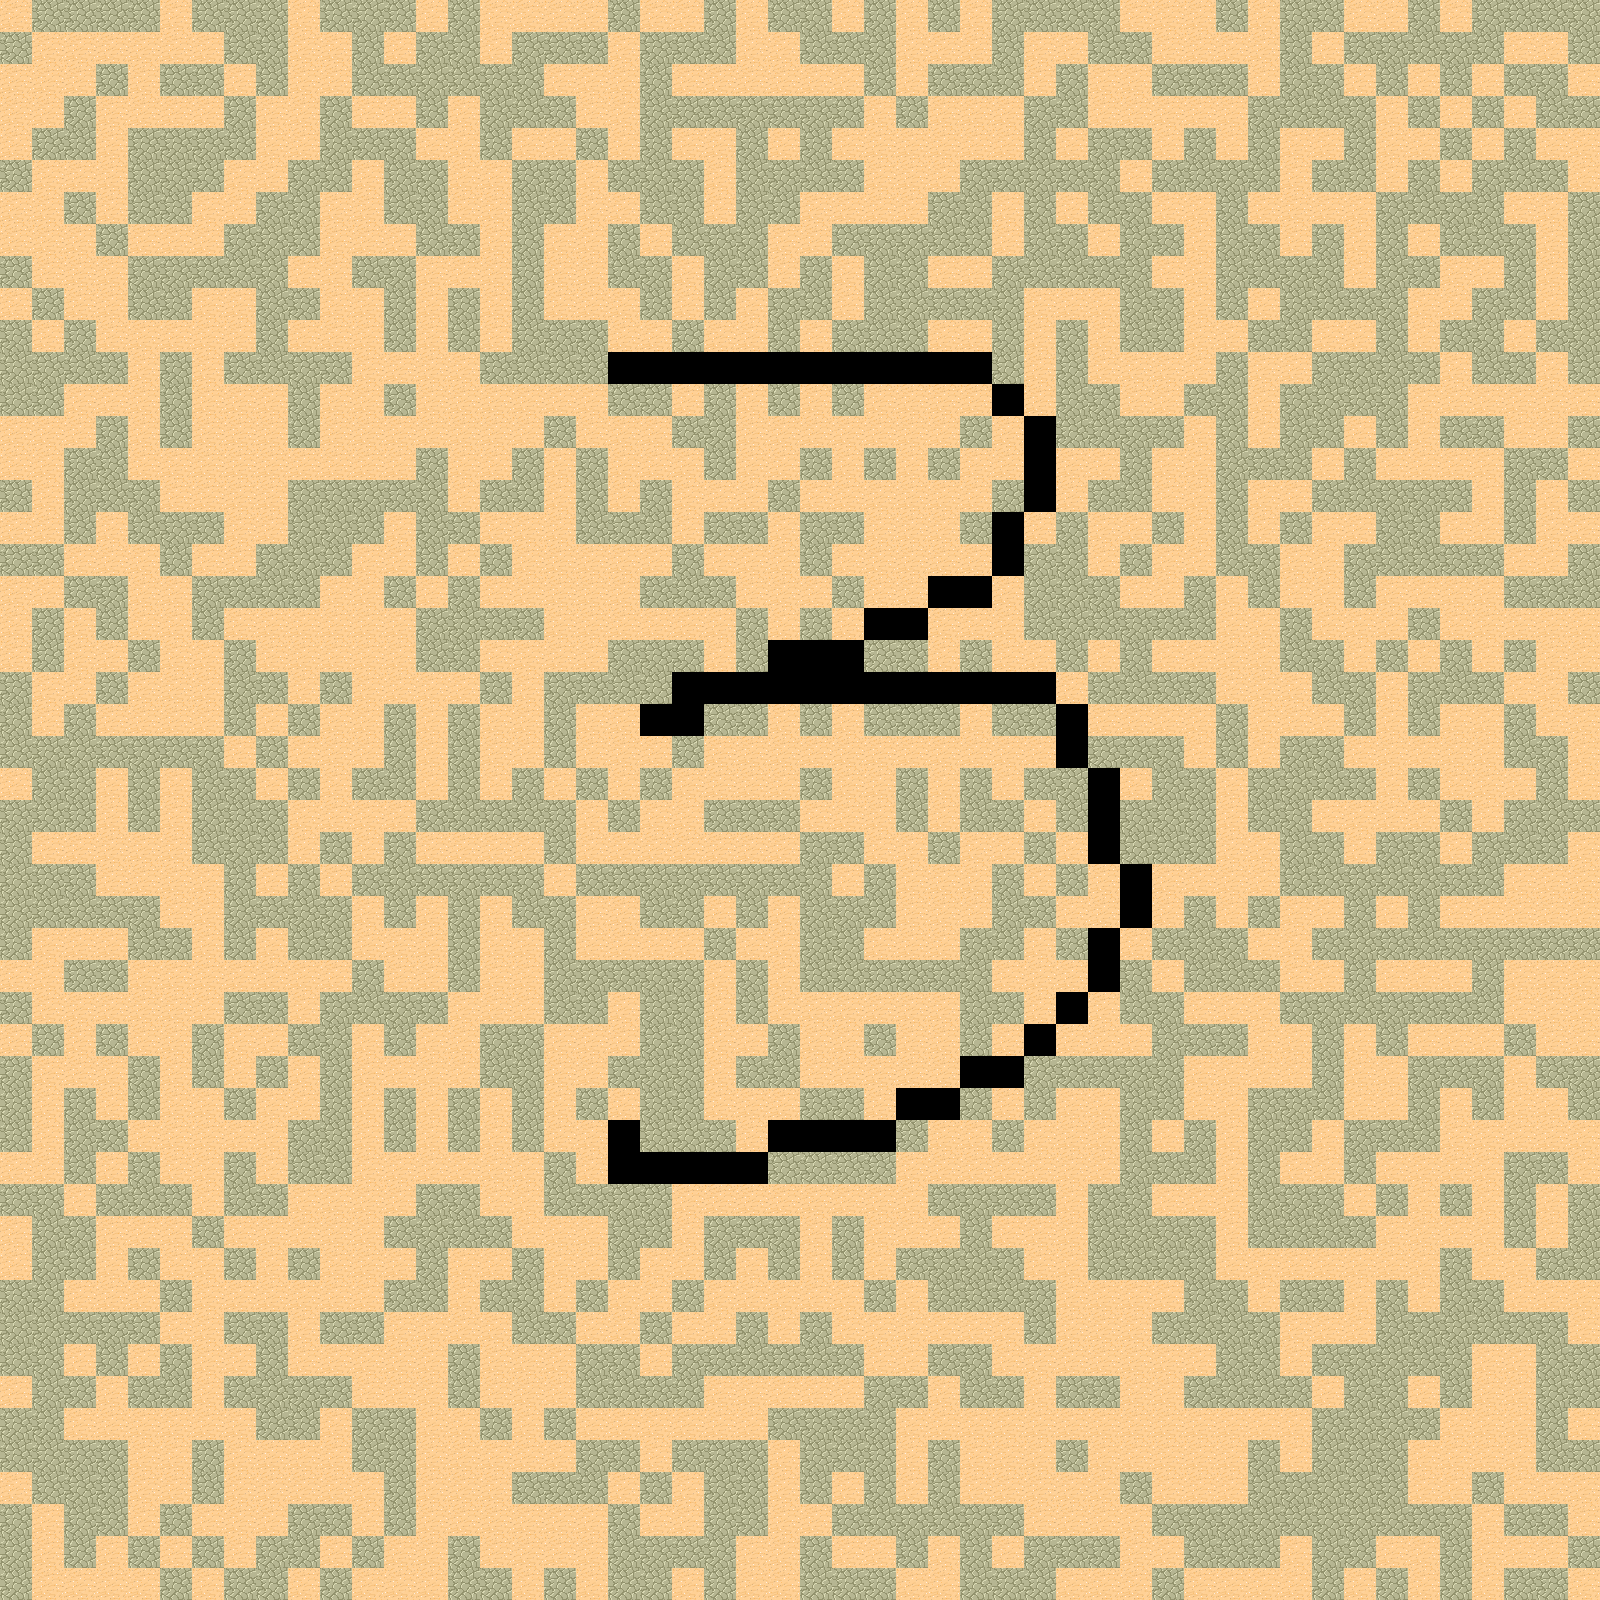

This is a level from a 2D game, rendered from its Tiled map with the project's own tilesets. A one-line summary and the complete map file follow:
An orthogonal 50x50 tile map with 32x32 px tiles, 1 tile layer (Tile Layer 1).

<map version="1.2" tiledversion="1.2.4" orientation="orthogonal" renderorder="right-down" width="50" height="50" tilewidth="32" tileheight="32" infinite="0" nextlayerid="2" nextobjectid="1">
 <tileset firstgid="1" name="tmw_desert_spacing" tilewidth="32" tileheight="32" spacing="1" margin="1" tilecount="48" columns="8">
  <image source="tmw_desert_spacing.png" width="265" height="199" />
 </tileset>
 <layer id="1" name="Tile Layer 1" width="50" height="50">
  <data encoding="csv">
30,34,34,34,34,30,34,34,34,30,34,34,34,30,34,30,30,30,30,34,30,30,34,30,34,34,30,34,30,34,30,34,34,34,34,30,30,30,34,30,34,34,30,30,34,30,34,34,34,34,
34,30,30,30,30,30,30,34,34,30,30,34,30,34,34,30,34,34,34,30,34,34,34,30,30,34,34,34,30,30,30,34,30,30,34,34,30,30,30,30,34,30,34,34,34,34,34,30,30,34,
30,30,30,34,30,34,34,30,34,30,30,34,34,34,34,34,34,30,30,30,34,30,30,30,30,30,30,34,30,34,34,34,30,34,30,30,34,34,34,30,34,34,30,34,30,34,30,34,34,30,
30,30,34,30,30,30,30,34,30,30,34,30,30,34,30,34,34,34,30,30,34,34,34,34,34,34,34,30,34,30,30,30,34,34,30,30,30,30,30,34,34,34,34,30,34,30,34,30,34,34,
30,34,34,30,34,34,34,34,30,30,34,34,34,30,30,34,30,30,34,30,34,30,30,34,30,34,30,30,30,30,30,30,34,30,34,34,30,34,30,34,30,30,34,30,30,34,30,34,30,30,
34,30,30,30,34,34,34,30,30,34,34,30,34,34,30,30,34,34,30,34,34,34,30,34,34,34,34,30,30,30,34,34,34,34,34,30,34,34,34,34,30,34,34,30,34,30,34,34,34,30,
30,30,34,30,34,34,30,30,34,34,30,30,34,34,30,30,34,34,30,30,34,34,30,34,34,30,30,30,30,34,34,30,34,30,34,34,30,30,34,30,30,30,30,34,34,34,34,30,30,34,
30,30,30,34,30,30,30,34,34,34,30,30,30,34,34,30,34,30,30,34,30,34,34,34,30,30,34,34,34,34,34,30,34,34,30,34,34,30,34,34,30,34,30,34,30,34,34,34,30,34,
34,30,30,30,34,34,34,34,34,30,30,34,34,30,30,30,34,30,30,34,34,30,34,34,30,34,30,34,34,30,30,34,34,34,34,34,30,30,34,34,34,34,30,34,34,30,30,34,30,34,
30,34,30,30,34,34,30,30,34,34,30,30,34,30,34,30,34,30,30,30,34,30,34,30,34,34,30,34,34,34,34,34,30,30,30,34,34,30,34,30,34,34,34,34,30,30,34,34,30,34,
34,30,34,30,30,30,30,30,34,30,30,30,34,30,34,30,34,34,34,30,30,34,30,30,34,30,34,34,34,30,30,34,30,34,30,34,34,30,30,34,34,30,30,34,30,34,34,30,34,34,
34,34,34,34,30,34,30,34,34,34,34,30,30,30,30,34,34,34,34,0,0,0,0,0,0,0,0,0,0,0,0,34,30,34,30,30,30,30,34,30,30,34,34,34,34,30,34,34,30,34,
34,34,30,30,30,34,30,30,30,34,30,30,34,30,30,30,30,30,30,34,34,30,34,30,34,30,34,30,30,30,30,0,30,34,34,30,30,34,34,30,34,34,34,34,30,30,30,30,30,30,
30,30,30,34,30,34,30,30,30,34,30,30,30,30,30,30,30,34,30,30,30,34,34,30,30,30,30,30,30,30,34,30,0,34,34,34,34,30,34,30,34,34,30,34,30,34,34,30,30,34,
30,30,34,34,30,30,30,30,30,30,30,30,30,34,30,30,34,30,34,30,30,30,34,30,30,34,30,34,30,34,30,30,0,30,30,34,30,30,34,34,34,30,34,30,30,30,30,34,34,30,
34,30,34,34,34,30,30,30,30,34,34,34,34,34,30,34,34,30,34,30,34,30,30,30,34,30,30,30,30,30,30,34,0,30,34,34,30,30,34,30,30,34,34,34,34,34,30,34,30,34,
30,30,34,30,34,34,34,30,30,34,34,34,30,34,34,30,30,30,34,34,34,30,34,34,30,34,34,30,30,30,34,0,30,34,30,30,34,30,34,30,34,30,30,34,34,30,30,34,30,30,
34,34,30,30,30,34,30,30,34,34,34,30,30,34,30,34,30,30,30,30,30,34,30,30,30,34,30,30,30,30,30,0,34,34,30,34,30,30,34,34,30,30,34,34,34,34,34,30,30,34,
30,30,34,34,30,30,34,34,34,34,30,30,34,30,34,30,30,30,30,30,34,34,34,30,30,30,34,30,30,0,0,30,34,34,34,30,30,34,30,34,30,30,34,30,30,30,30,34,34,34,
30,34,30,34,30,30,34,30,30,30,30,30,30,34,34,34,34,30,30,30,30,30,30,34,30,34,30,0,0,30,30,30,34,34,34,34,34,34,30,30,34,30,30,30,34,30,30,30,30,30,
30,34,30,30,34,30,30,34,30,30,30,30,30,34,34,30,30,30,30,34,34,34,30,34,0,0,0,34,34,30,34,30,30,34,30,34,30,30,30,30,34,34,30,34,30,34,30,34,30,30,
34,30,30,34,30,30,30,34,34,30,34,30,30,30,30,34,30,34,34,34,34,0,0,0,0,0,0,0,0,0,0,0,0,30,34,34,34,34,30,30,30,34,34,30,34,34,34,30,30,34,
34,30,34,30,30,30,30,34,30,34,30,30,34,30,34,30,30,34,30,30,0,0,34,34,30,34,30,34,34,34,30,34,34,0,30,30,30,30,34,30,30,30,34,30,34,30,30,34,30,30,
34,34,34,34,34,34,34,30,34,30,30,30,34,30,34,30,30,34,30,30,30,34,30,30,30,30,30,30,30,30,30,30,30,0,34,34,34,30,34,30,34,34,30,30,30,30,30,34,34,30,
30,34,34,30,34,30,34,34,30,34,30,34,34,30,34,30,34,30,34,30,34,30,30,30,30,34,30,30,34,30,34,30,34,34,0,30,34,34,30,34,34,34,34,30,34,30,30,30,34,30,
34,34,34,30,34,30,34,34,34,30,30,30,30,34,34,34,34,34,30,34,30,30,34,34,34,30,30,30,34,30,34,34,30,34,0,34,34,34,30,34,34,30,30,30,30,34,30,34,34,34,
34,30,30,30,30,30,34,34,34,30,34,30,34,30,30,30,30,34,30,30,30,30,30,30,30,34,34,30,30,34,30,30,34,30,0,34,34,34,30,30,34,34,30,34,34,30,34,34,34,30,
34,34,34,30,30,30,30,34,30,34,30,34,34,34,34,34,34,30,34,34,34,34,34,34,34,34,30,34,30,30,30,34,30,34,30,0,30,30,30,30,34,34,34,34,34,34,34,30,30,30,
34,34,34,34,34,30,30,34,34,34,34,30,34,30,34,30,34,34,30,30,34,34,30,34,30,34,34,34,30,30,30,34,34,30,30,0,30,34,30,34,30,30,34,30,34,30,30,30,30,30,
34,30,30,30,34,34,30,34,30,34,34,30,30,30,34,30,30,34,30,30,30,30,34,30,30,34,34,30,30,30,34,34,30,34,0,30,34,34,34,30,30,34,34,34,34,34,34,34,34,34,
30,30,34,34,30,30,30,30,30,30,30,34,30,30,34,30,30,34,34,34,34,34,30,34,30,34,34,34,34,34,34,30,30,30,0,34,30,34,34,34,30,30,34,30,30,30,34,30,30,30,
34,30,30,30,30,30,30,34,34,30,34,34,34,34,30,30,30,34,34,30,34,34,30,34,30,30,30,30,30,30,34,34,30,0,30,34,34,30,30,30,34,34,34,34,34,34,34,30,30,30,
30,34,30,34,30,30,34,30,30,34,34,30,34,30,30,34,34,30,30,30,34,34,30,30,34,30,30,34,30,30,34,30,0,30,30,30,34,34,34,30,30,34,30,34,30,30,30,34,30,30,
34,30,30,30,34,30,34,30,34,30,34,30,30,30,30,34,34,30,30,34,34,34,30,34,34,30,30,30,30,30,0,0,34,34,34,34,34,30,30,30,30,34,30,30,34,34,34,30,34,34,
34,30,34,30,34,30,30,34,30,30,34,30,34,30,34,30,34,30,34,30,34,34,30,30,30,34,34,30,0,0,34,30,34,30,30,34,34,30,30,34,34,34,30,30,34,30,34,30,30,34,
34,30,34,34,30,30,30,30,30,34,34,30,34,30,34,30,34,30,30,0,34,34,34,30,0,0,0,0,34,30,30,34,30,30,30,34,30,34,30,34,34,30,34,34,34,30,30,30,30,30,
30,30,34,30,34,30,30,34,30,34,34,30,30,30,30,30,30,34,30,0,0,0,0,0,34,34,34,34,30,30,30,30,30,30,30,34,34,34,30,34,30,30,34,30,30,30,30,34,34,30,
34,34,30,34,34,34,30,34,34,30,30,30,30,34,34,30,30,34,34,34,34,30,30,30,30,30,30,30,30,34,34,34,34,30,34,34,30,30,30,34,34,34,30,34,30,34,30,34,30,34,
30,34,34,30,30,30,34,30,30,30,30,30,34,34,34,34,30,30,30,34,34,30,34,34,34,30,34,30,30,30,34,30,30,30,34,34,34,34,30,34,34,34,34,30,30,30,30,34,30,34,
30,34,34,30,34,30,30,34,30,34,30,30,30,34,30,30,34,30,30,34,30,30,34,30,34,30,34,30,34,34,34,34,30,30,34,34,34,34,30,30,30,30,30,30,30,34,30,30,34,34,
34,34,30,30,30,34,30,30,30,30,30,30,34,34,30,34,34,30,34,30,30,34,30,30,30,30,30,34,30,34,34,34,34,30,30,30,30,34,34,30,34,34,30,34,30,34,34,30,30,30,
34,34,34,34,34,30,30,34,34,30,34,34,30,30,30,30,34,34,30,30,34,30,30,34,30,34,30,30,30,30,30,30,34,30,30,30,34,34,34,34,30,30,30,34,34,34,34,34,34,30,
34,34,30,34,30,34,30,30,34,30,30,30,30,30,34,30,30,30,34,34,30,34,34,34,34,34,34,30,30,34,34,30,30,30,30,30,30,30,34,34,30,34,34,34,34,34,30,30,34,34,
30,34,34,30,34,34,30,34,34,34,34,30,30,30,34,30,30,30,34,34,34,34,30,30,30,30,30,34,34,30,34,34,30,34,34,30,30,34,34,34,34,30,34,34,30,34,30,30,34,34,
34,34,30,30,30,30,30,30,34,34,30,34,34,30,30,34,30,34,30,30,30,30,30,30,34,34,34,34,30,30,30,30,30,30,30,30,30,30,30,30,30,34,34,34,34,30,30,30,34,30,
34,34,34,34,30,30,34,30,30,30,30,34,34,30,30,30,30,30,34,34,30,34,34,34,30,34,34,34,30,34,30,30,30,34,30,30,30,30,30,34,30,34,34,34,30,30,30,30,34,34,
30,34,34,34,30,30,34,30,30,30,30,30,34,30,30,30,34,34,34,30,34,30,34,34,30,34,30,34,30,34,30,30,30,30,30,34,30,30,30,34,34,34,34,34,30,30,34,30,30,30,
34,30,34,34,30,34,30,30,30,34,34,30,34,30,30,30,30,30,30,34,30,30,34,34,30,30,34,34,34,34,34,34,30,30,30,30,34,34,34,34,34,34,34,34,34,34,30,34,34,30,
34,30,34,30,34,30,34,30,34,34,30,34,30,30,34,30,30,30,30,34,34,34,34,30,30,34,30,30,34,30,34,30,34,34,34,30,30,34,34,34,30,34,34,30,30,34,30,30,30,34,
34,30,30,30,30,34,30,34,34,30,34,30,30,30,34,34,30,34,30,34,34,30,34,30,30,34,34,34,30,30,34,34,34,30,30,30,34,30,30,30,30,34,30,34,30,34,30,34,34,30
</data>
 </layer>
</map>
